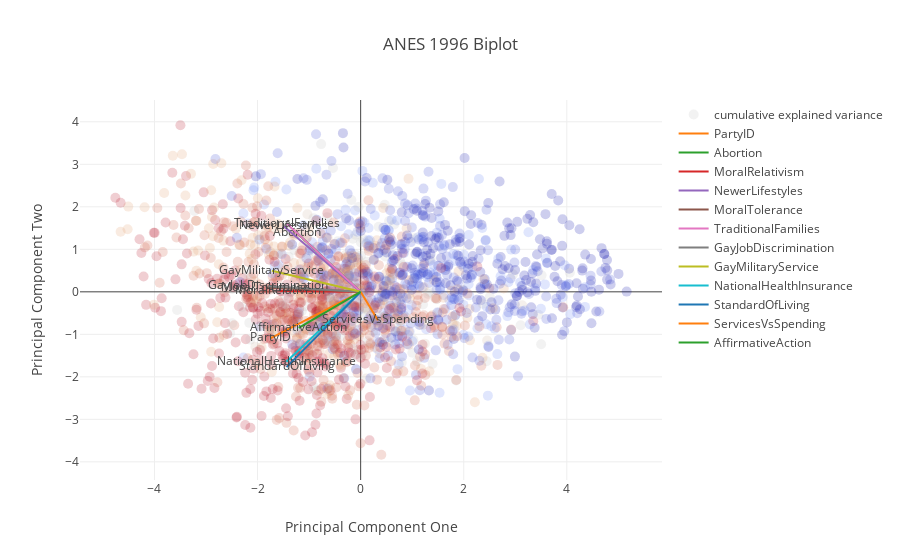

Here is the notebook cell this chart was saved with:
### Code cell
biplot(pca, data_scaled, title='ANES 1996 Biplot', color=data_scaled.PartyID)

### Figure 1 — Plotly figure (JSON) as saved in the notebook; plotly's stock layout.template omitted (floating-point values rounded to 4 significant figures; data arrays with more than 128 entries replaced by an {"elided": "..."} marker saying what was removed)
{"data": [{"marker": {"color": {"elided": "1714 float values"}, "opacity": 0.2, "size": 10}, "mode": "markers", "name": "cumulative explained variance", "type": "scatter", "x": {"elided": "1714 float values"}, "y": {"elided": "1714 float values"}}, {"marker": {"color": {"elided": "1714 float values"}}, "mode": "lines+text", "name": "PartyID", "text": ["", "PartyID"], "type": "scatter", "x": [0, -1.751], "y": [0, -1.094]}, {"marker": {"color": {"elided": "1714 float values"}}, "mode": "lines+text", "name": "Abortion", "text": ["", "Abortion"], "type": "scatter", "x": [0, -1.237], "y": [0, 1.385]}, {"marker": {"color": {"elided": "1714 float values"}}, "mode": "lines+text", "name": "MoralRelativism", "text": ["", "MoralRelativism"], "type": "scatter", "x": [0, -1.566], "y": [0, 0.02039]}, {"marker": {"color": {"elided": "1714 float values"}}, "mode": "lines+text", "name": "NewerLifestyles", "text": ["", "NewerLifestyles"], "type": "scatter", "x": [0, -1.498], "y": [0, 1.549]}, {"marker": {"color": {"elided": "1714 float values"}}, "mode": "lines+text", "name": "MoralTolerance", "text": ["", "MoralTolerance"], "type": "scatter", "x": [0, -1.84], "y": [0, 0.1016]}, {"marker": {"color": {"elided": "1714 float values"}}, "mode": "lines+text", "name": "TraditionalFamilies", "text": ["", "TraditionalFamilies"], "type": "scatter", "x": [0, -1.427], "y": [0, 1.598]}, {"marker": {"color": {"elided": "1714 float values"}}, "mode": "lines+text", "name": "GayJobDiscrimination", "text": ["", "GayJobDiscrimination"], "type": "scatter", "x": [0, -1.803], "y": [0, 0.132]}, {"marker": {"color": {"elided": "1714 float values"}}, "mode": "lines+text", "name": "GayMilitaryService", "text": ["", "GayMilitaryService"], "type": "scatter", "x": [0, -1.722], "y": [0, 0.4977]}, {"marker": {"color": {"elided": "1714 float values"}}, "mode": "lines+text", "name": "NationalHealthInsurance", "text": ["", "NationalHealthInsurance"], "type": "scatter", "x": [0, -1.442], "y": [0, -1.647]}, {"marker": {"color": {"elided": "1714 float values"}}, "mode": "lines+text", "name": "StandardOfLiving", "text": ["", "StandardOfLiving"], "type": "scatter", "x": [0, -1.436], "y": [0, -1.772]}, {"marker": {"color": {"elided": "1714 float values"}}, "mode": "lines+text", "name": "ServicesVsSpending", "text": ["", "ServicesVsSpending"], "type": "scatter", "x": [0, 0.3345], "y": [0, -0.6685]}, {"marker": {"color": {"elided": "1714 float values"}}, "mode": "lines+text", "name": "AffirmativeAction", "text": ["", "AffirmativeAction"], "type": "scatter", "x": [0, -1.201], "y": [0, -0.8463]}], "layout": {"title": "ANES 1996 Biplot", "xaxis": {"title": "Principal Component One"}, "yaxis": {"title": "Principal Component Two"}}}
